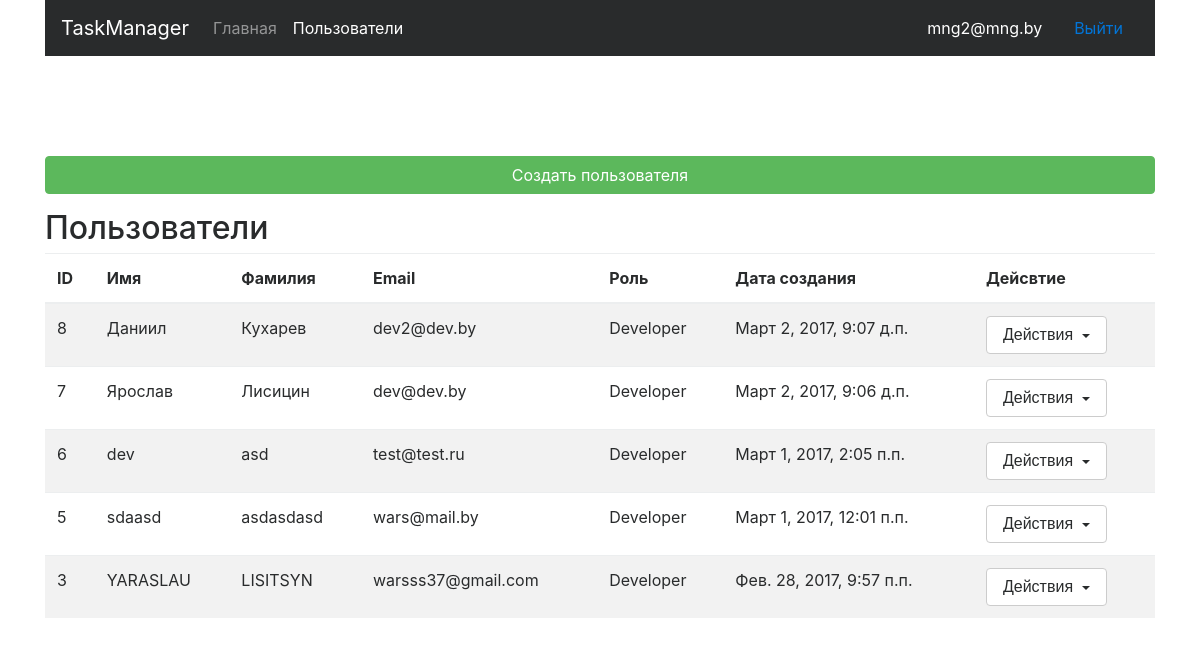
Before: /users/ (signed in) with the older database file.
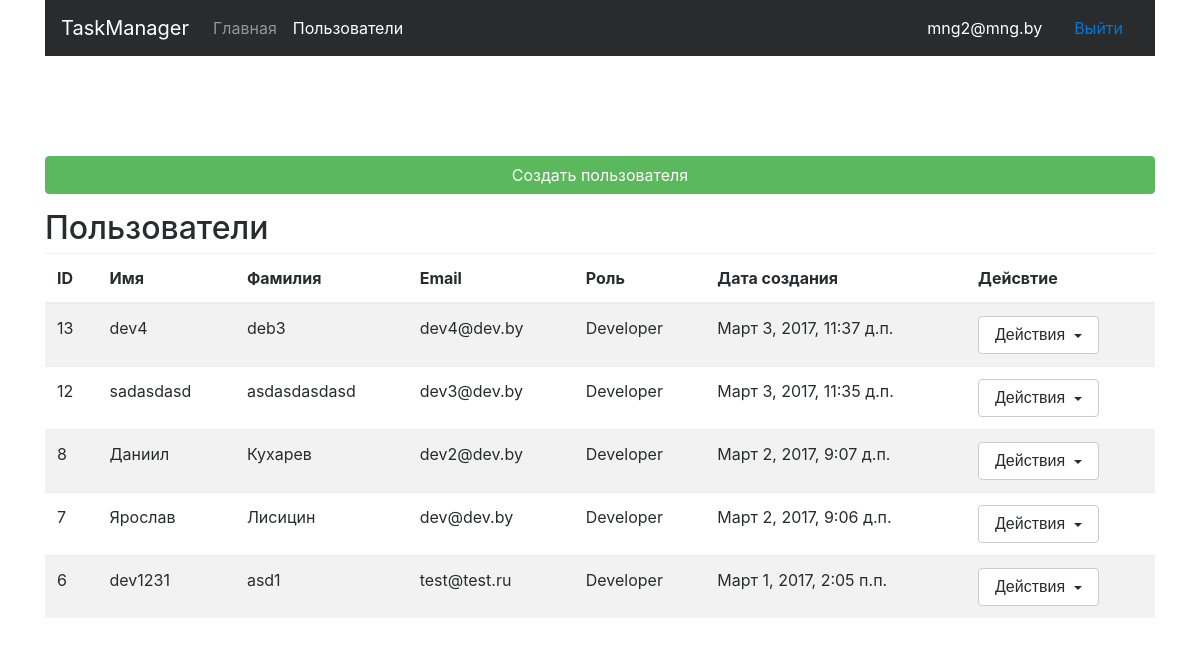
After: the same page with the newer database file.
### User/models.py (models this page shows, shortened)
class User(AbstractBaseUser, PermissionsMixin, models.Model):
    email = models.EmailField(
        max_length=255,
        unique=True,
        db_index=True,
        verbose_name='Email'
    )
    password = models.CharField(
        verbose_name='Пароль',
        max_length=255
    )
    firstname = models.CharField(
        verbose_name='Имя',
        max_length=40,
        null=True,
        blank=True
    )
    lastname = models.CharField(
        verbose_name='Фамилия',
        max_length=40,
        null=True,
        blank=True
    )
    role = models.CharField(
        max_length=255,
        verbose_name='Права пользователя'
    )
    is_active = models.BooleanField(
        default=True,
        verbose_name='Активен'
    )
    is_admin = models.BooleanField(
        default=False,
        verbose_name='Админ'
    )
    is_superuser = models.BooleanField(
        default=False,
        verbose_name='Админ'
    )
    register_date = models.DateTimeField(
        auto_now_add=True,
        verbose_name='Дата регистрации'
    )
    USERNAME_FIELD = 'email'
    REQUIRED_FIELDS = []
    objects = UserManager()
    class Meta:
        ordering = ['-register_date']
        verbose_name = 'Пользователь'
        verbose_name_plural = 'Пользователи'

### User/views.py (the view)
class UserList(TemplateView):
    template_name = 'registration/user_list.html'
    users = None
    paginator = None
    def get(self, request, *args, **kwargs):
        if request.user.role == 'Manager':
            self.paginator = Paginator(User.objects.filter(role='Developer'), 10)
        elif request.user.is_admin:
            self.paginator = Paginator(User.objects.all(), 10)
        else:
            raise Http404
        try:
            self.users = self.paginator.page(request.GET['page'])
        except KeyError:
            self.users = self.paginator.page(1)
        except EmptyPage:
            raise Http404()
        return super(UserList, self).get(request, *args, **kwargs)
    def get_context_data(self, **kwargs):
        context = super(UserList, self).get_context_data(**kwargs)
        context["users"] = self.users
        context['paginator'] = self.paginator
        context['current_url'] = self.request.path
        return context

### templates/registration/user_list.html (shortened to what this page needs)
{% extends 'base.html' %}
{% block content %}
    <div class="container form-cont">
        <p>
            <a href="{% url 'register' %}" class="btn btn-success" style="width: 100%">Создать пользователя</a>
        </p>
        <h2>Пользователи</h2>
        <table class="table table-striped">
            <thead>
                <tr>
                    <th>ID</th>
                    <th>Имя</th>
                    <th>Фамилия</th>
                    <th>Email</th>
                    <th>Роль</th>
                    <th>Дата создания</th>
                    <th>Дейсвтие</th>
                </tr>
            </thead>
            <tbody>
            {% for usere in users %}
                <tr>
                    <td>{{ usere.id }}</td>
                    <td>{{ usere.firstname }}</td>
                    <td>{{ usere.lastname }}</td>
                    <td>{{ usere.email }}</td>
                    <td>{{ usere.role }}</td>
                    <td>{{ usere.register_date }}</td>
                    <td>
                        <div class="dropdown">
                            <button class="btn btn-secondary dropdown-toggle" type="button" id="dropdownMenuButton" data-toggle="dropdown" aria-haspopup="true" aria-expanded="false">
                                      Действия
                            </button>
                        </div>
                    </td>
                </tr>
            {% endfor %}
            </tbody>
        </table>
    </div>
{% endblock %}

### templates/base.html (shortened to what this page needs)
{% load staticfiles %}
<!doctype html>
<html>
    <head>
        <link type="text/css" href="{% static 'css/main.css' %}" rel="stylesheet">
        <link type="text/css" href="{% static 'css/bootstrap.min.css' %}" rel="stylesheet">
    </head>
    <body>
        {% if user.is_authenticated %}
        <div class="container">
            <nav class="navbar navbar-toggleable-md navbar-inverse bg-inverse">
                <a class="navbar-brand" href="{% url 'main' %}">TaskManager</a>
                <div class="collapse navbar-collapse" id="navbarColor01">
                    <ul class="navbar-nav mr-auto">
                        {% url "main" as page_url %}
                        <li class="nav-item {% if page_url == current_url %}active{% endif %}">
                            <a class="nav-link" href="{% url 'main' %}">Главная</a>
                        </li>
                        {% if user.role == "Manager" or user.is_admin %}
                            {% url "users" as page_users %}
                            <li class="nav-item {% if page_users == current_url %}active{% endif %}">
                                <a class="nav-link" href="{% url "users" %}">Пользователи</a>
                            </li>
                        {% endif %}
                    </ul>
                    <a class="nav-link" style="color: white">{{ user.email }}</a>
                    <a class="nav-link" href="{% url 'logout' %}">Выйти</a>
                </div>
            </nav>
        </div>
        {% endif %}
        {% block content %}
        {% endblock %}
    </body>
</html>

### static/css/main.css (style rules this page uses)
.form-cont { margin-top: 100px; }

Changed rows visible on the page:
removed User: id "5", firstname "sdaasd", lastname "asdasdasd", email "wars@mail.by", role "Developer", register_date "Март 1, 2017, 12:01 п.п."
removed User: id "3", firstname "YARASLAU", lastname "LISITSYN", email "warsss37@gmail.com", role "Developer", register_date "Фев. 28, 2017, 9:57 п.п."
added User: id "13", firstname "dev4", lastname "deb3", email "dev4@dev.by", role "Developer", register_date "Март 3, 2017, 11:37 д.п."
added User: id "12", firstname "sadasdasd", lastname "asdasdasdasd", email "dev3@dev.by", role "Developer", register_date "Март 3, 2017, 11:35 д.п."
changed User "test@test.ru": firstname "dev" → "dev1231"; lastname "asd" → "asd1"
